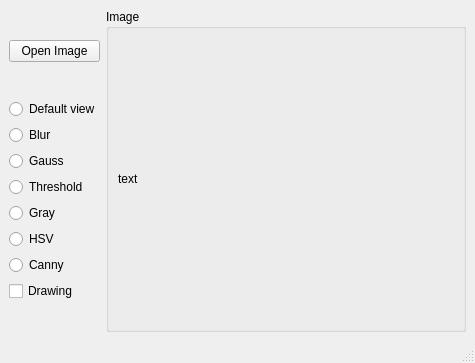
<?xml version="1.0" encoding="UTF-8"?>
<ui version="4.0">
 <class>MainWindow</class>
 <widget class="QMainWindow" name="MainWindow">
  <property name="geometry">
   <rect>
    <x>0</x>
    <y>0</y>
    <width>475</width>
    <height>363</height>
   </rect>
  </property>
  <property name="sizePolicy">
   <sizepolicy hsizetype="Expanding" vsizetype="Expanding">
    <horstretch>100</horstretch>
    <verstretch>100</verstretch>
   </sizepolicy>
  </property>
  <property name="windowTitle">
   <string>MainWindow</string>
  </property>
  <widget class="QWidget" name="centralwidget">
   <layout class="QFormLayout" name="formLayout">
    <item row="0" column="0" colspan="2">
     <layout class="QHBoxLayout" name="horizontalLayout">
      <property name="sizeConstraint">
       <enum>QLayout::SetMinimumSize</enum>
      </property>
      <item>
       <layout class="QVBoxLayout" name="verticalLayout_2">
        <item>
         <widget class="QPushButton" name="onOpenImage">
          <property name="text">
           <string>Open Image</string>
          </property>
         </widget>
        </item>
        <item>
         <layout class="QVBoxLayout" name="verticalLayout">
          <property name="sizeConstraint">
           <enum>QLayout::SetMinimumSize</enum>
          </property>
          <item>
           <widget class="QRadioButton" name="radioButtonDefaultView">
            <property name="sizePolicy">
             <sizepolicy hsizetype="Minimum" vsizetype="Fixed">
              <horstretch>0</horstretch>
              <verstretch>15</verstretch>
             </sizepolicy>
            </property>
            <property name="minimumSize">
             <size>
              <width>0</width>
              <height>15</height>
             </size>
            </property>
            <property name="text">
             <string>Default view</string>
            </property>
           </widget>
          </item>
          <item>
           <widget class="QRadioButton" name="radioButtonBlur">
            <property name="text">
             <string>Blur</string>
            </property>
           </widget>
          </item>
          <item>
           <widget class="QRadioButton" name="radioButtonGauss">
            <property name="text">
             <string>Gauss</string>
            </property>
           </widget>
          </item>
          <item>
           <widget class="QRadioButton" name="radioButtonTreshold">
            <property name="text">
             <string>Threshold</string>
            </property>
           </widget>
          </item>
          <item>
           <widget class="QRadioButton" name="radioButtonGray">
            <property name="text">
             <string>Gray</string>
            </property>
           </widget>
          </item>
          <item>
           <widget class="QRadioButton" name="radioButtonHSV">
            <property name="text">
             <string>HSV</string>
            </property>
           </widget>
          </item>
          <item>
           <widget class="QRadioButton" name="radioButtonCanny">
            <property name="text">
             <string>Canny</string>
            </property>
           </widget>
          </item>
          <item>
           <widget class="QCheckBox" name="drawing">
            <property name="text">
             <string>Drawing</string>
            </property>
           </widget>
          </item>
         </layout>
        </item>
       </layout>
      </item>
      <item>
       <widget class="QGroupBox" name="groupBox">
        <property name="sizePolicy">
         <sizepolicy hsizetype="Preferred" vsizetype="Preferred">
          <horstretch>0</horstretch>
          <verstretch>0</verstretch>
         </sizepolicy>
        </property>
        <property name="minimumSize">
         <size>
          <width>50</width>
          <height>50</height>
         </size>
        </property>
        <property name="title">
         <string>Image</string>
        </property>
        <layout class="QGridLayout" name="gridLayout">
         <item row="0" column="0">
          <widget class="QLabel" name="label">
           <property name="sizePolicy">
            <sizepolicy hsizetype="Expanding" vsizetype="Expanding">
             <horstretch>0</horstretch>
             <verstretch>0</verstretch>
            </sizepolicy>
           </property>
           <property name="text">
            <string>text</string>
           </property>
           <property name="scaledContents">
            <bool>true</bool>
           </property>
          </widget>
         </item>
        </layout>
       </widget>
      </item>
     </layout>
    </item>
   </layout>
  </widget>
  <widget class="QMenuBar" name="menubar">
   <property name="geometry">
    <rect>
     <x>0</x>
     <y>0</y>
     <width>475</width>
     <height>21</height>
    </rect>
   </property>
  </widget>
  <widget class="QStatusBar" name="statusbar"/>
 </widget>
 <resources/>
 <connections/>
</ui>
